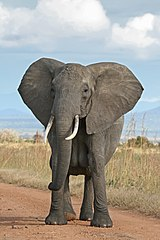
#> input picture DataEngineering/_DataScience/tools/numpy/data/elephant.jpg, 160 x 240 px
$ jupyter execute --allow-errors _numpy.ipynb   (shell and % lines are left out)
#> lines starting #> are read from the running program, lines starting #| are printed output that depends on the picture
# NumPy
* http://www.numpy.org/

# 资源

- [Scipy Lecture Notes](www.scipy-lectures.org), 2015 Edition.

# 导入

[cell 1]
import numpy as np

# array对象

## 创建数组

[cell 2]
# 1-D
a = np.array([0,1,2,3])
a

[cell 3]
a.ndim, a.shape, len(a)

[cell 4]
# 2-D, 3-D, ...
b = np.array([[0,1,2], [3,4,5]]) # 2 X 3
b

[cell 5]
b.ndim, b.shape, len(b)

[cell 6]
c = np.array([ [[1], [2]], [[3], [4]] ]) # 2 X 2 X 1
c

[cell 7]
c.shape

### 创建数组的函数

- arange
- linspace
- ones
- zeros
- eye
- diag
- random

[cell 8]
a = np.arange(10)
a

[cell 9]
b = np.arange(1, 9, 2) # 指定步长
b

[cell 10]
c = np.linspace(0, 1, 6)
c

[cell 11]
d = np.linspace(0, 1, 5, endpoint=False)
d

[cell 12]
np.ones((3, 3))

[cell 13]
np.zeros((2, 2))

[cell 14]
np.eye(3)

[cell 15]
np.diag(np.array([1,2,3,4]))

[cell 16]
np.random.rand(4) # [0,1]均匀分布

[cell 17]
np.random.randn(4) # 高斯分布

[cell 18]
np.random.seed(1234) # 指定随机数种子
np.random.rand(4)

[cell 19]
np.random.seed(1234)
np.random.rand(4)

### maskedarray

[cell 20]
x = np.ma.array([1,2,3,4], mask=[0,1,0,1])
x

[cell 21]
x + 1

[cell 22]
x[1]

[cell 23]
np.ma.sqrt([1,-1,2,-2])

## 数据类型

[cell 24]
a = np.array([1,2,3])
a.dtype

[cell 25]
b = np.array([1., 2., 3.])
b.dtype

[cell 26]
c = np.array([1,2,3], dtype=float) # int32, int64, uint32, uint64
c.dtype

[cell 27]
np.array([1+2j, 3+4j, 5+6j]).dtype

[cell 28]
np.array([True, False, False, True]).dtype

[cell 29]
np.array(['Bonjour', 'Hello', '你好']).dtype

[cell 30]
## 转型
np.array([1,2,3]) + 1.5

[cell 31]
a = np.array([1.7, 1.2, 1.6])
b = a.astype(int) # 截断为整数
b

[cell 32]
## 不同数据类型的大小
# int8, int16, int32, int64
# uint8, uint16, uint32, uint64
np.iinfo(np.int32).max, np.iinfo(np.uint32).max

[cell 33]
# float16, float32, float64, float96, float128
np.finfo(np.float32).eps, np.finfo(np.float64).eps

[cell 34]
# complex64, complex128, complex192, complex256
np.array([0, 1], dtype=complex)

### 结构数据类型

[cell 35]
samples = np.zeros((6,), dtype=[('sensor_code', 'U4'),
                               ('position', float),
                               ('value', float)])
samples

[cell 36]
samples.ndim, samples.shape, samples.dtype.names

[cell 37]
samples[:] = [('ALFA', 1, 0.37),
             ('BETA', 1, 0.11),
             ('TAU', 1, 0.13),
             ('ALFA', 1.5, 0.37),
             ('ALFA', 3, 0.11),
             ('TAU', 1.2, 0.13)]
samples

[cell 38]
samples['sensor_code']

[cell 39]
samples['value']

[cell 40]
samples[0]

[cell 41]
samples[0]['sensor_code'] = 'TAU'
samples[0]

[cell 42]
samples[['position', 'value']]

[cell 43]
samples[samples['sensor_code'] == 'ALFA']

## 可视化

[cell 44]
import matplotlib.pyplot as plt

[cell 45]
x = np.linspace(0, 3, 20)
y = np.linspace(0, 9, 20)
plt.plot(x, y)
plt.plot(x, y, 'o')
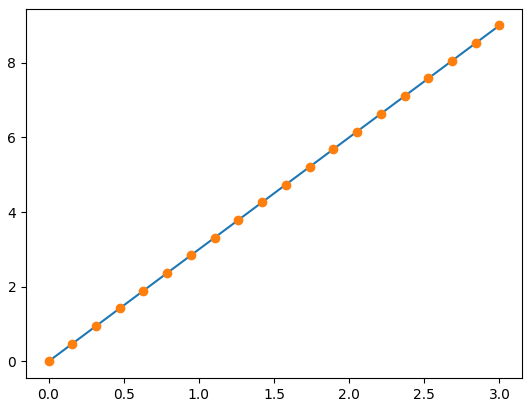
#> figure drawn by matplotlib, 1 panel; curve peaks at x = 3, y = 9; curve peaks at x = 3, y = 9

[cell 46]
image = np.random.rand(30, 30)
plt.imshow(image, cmap=plt.cm.hot)
plt.colorbar()
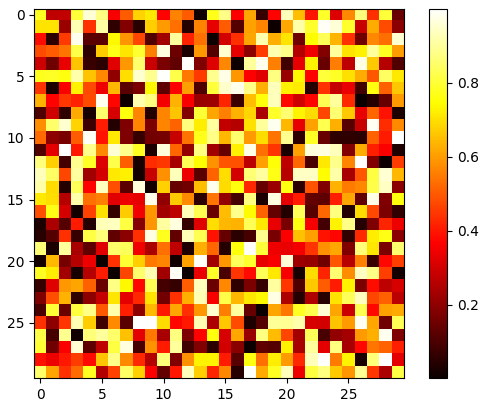
#> figure drawn by matplotlib, 2 panels

## 索引和切片

[cell 47]
a = np.arange(10)
a

[cell 48]
a[0], a[2], a[-1]

[cell 49]
# 带步长
a[::2], a[::-1]

[cell 50]
a[2:9:3] # [start:end:step]

[cell 51]
a[1:3], a[::2], a[3:]

[cell 52]
a = np.diag(np.arange(3))
a

[cell 53]
a[1,1]

[cell 54]
a[2,1] = 10 # 赋值
a

[cell 55]
a[1]

[cell 56]
a = np.arange(56).reshape(7, 8)
a

[cell 57]
a[0, 3:5]

[cell 58]
a[4:, 4:]

[cell 59]
a[:, 2]

### 使用布尔掩码索引

[cell 60]
np.random.seed(3)
a = np.random.randint(0, 21, 15)
a

[cell 61]
mask = a % 3 == 0
a[mask]

[cell 62]
a[a % 3 == 0] = -1 # 赋值
a

### 使用整数数组索引

[cell 63]
a = np.arange(0, 100, 10)
a

[cell 64]
a[[2,3,2,4,2]] # Python列表

[cell 65]
a[[9, 7]] = -100 # 赋值
a

[cell 66]
a = np.arange(10)
idx = np.array([[3, 4], [9, 2]])
a, idx, a.shape, idx.shape

[cell 67]
a[idx] # 按索引数组形状

## 拷贝和视图

- 切片操作创建原始数组的实体

[cell 68]
a = np.arange(10)
b = a[::2] # 视图
np.may_share_memory(a, b) # 是否共享内存

[cell 69]
b[0] = 12 # 元素都改变
np.may_share_memory(a, b), a, b

[cell 70]
a = np.arange(10)
c = a[::2].copy() # 拷贝
c[0] = 12 # 只修改拷贝
np.may_share_memory(a, c), a, c

# array上数值操作

## 元素级操作

[cell 71]
# 标量
a = np.array([1,2,3,4])

a, a + 1, 2 ** a

[cell 72]
# 算术
a = np.array([1,2,3,4])
b = np.ones(4) + 1

a - b, a * b

[cell 73]
j = np.arange(5)
2 ** (j+1) - j

[cell 74]
# 比较
a = np.array([1,2,3,4])
b = np.array([4,2,2,4])

a == b, a > b

[cell 75]
# 数组级比较
a = np.array([1,2,3,4])
b = np.array([4,2,2,4])
c = np.array([1,2,3,4])

np.array_equal(a, b), np.array_equal(a, c)

[cell 76]
# 逻辑操作
a = np.array([1,1,0,1], dtype=bool)
b = np.array([1,0,1,0], dtype=bool)

np.logical_or(a, b), np.logical_and(a, b)

[cell 77]
# 超越函数
a = np.arange(5)

np.sin(a), np.log(a), np.exp(a)

[cell 78]
# 形状不匹配时

#a = np.arange(4)
#a + np.array([1,2])

[cell 79]
# 转置

a = np.triu(np.ones((3,3)), 1)
a, a.T

## 规约操作

[cell 80]
# 求和
x = np.array([1,2,3,4])
np.sum(x), x.sum()

[cell 81]
# 按行或列求和
x = np.array([[1,1], [2,2]])
x, x.sum()

[cell 82]
x.sum(axis=0) # 列: 第一维度

[cell 83]
x[:, 0].sum(), x[:, 1].sum()

[cell 84]
x.sum(axis=1) # 行: 第二维度

[cell 85]
x[0, :].sum(), x[1, :].sum()

[cell 86]
x = np.random.rand(2,2,2)
x

[cell 87]
x.sum(axis=2)

[cell 88]
x[0,0,:].sum(), x[0,1,:].sum(),x[1,0,:].sum(), x[1,1,:].sum()

[cell 89]
# 极值
x = np.array([1,3,2])
x.min(), x.max(), x.argmin(), x.argmax()

[cell 90]
# 逻辑操作
np.all([True, True, False]), np.any([True, True, False])

[cell 91]
# 统计量
x = np.array([1,2,3,1])
y = np.array([[1,2,3], [5,6,1]])

# 均值, 中位数, 最后一个维度的中位数, 标准差
x.mean(), np.median(x), np.median(y, axis=-1), x.std()

## 广播

[cell 92]
a = np.tile(np.arange(0,40,10), (3,1)).T
b = np.tile(np.array([[0],[1],[2]]), (4)).T
a, b

[cell 93]
help(np.tile)

[cell 94]
a.shape, b.shape, a + b # 4X3 + 4X3

[cell 95]
bb = np.array([0,1,2]) # 1 X 3
bb.shape, a + bb # 4X3 + 1X3

[cell 96]
aa = np.array([[0], [10], [20], [30]]) # 4 X 1
aa.shape, aa + b # 4X1 + 4X3

[cell 97]
aa + bb # 4X1 + 1X3

[cell 98]
mileposts = np.array([0, 198, 303, 736, 871, 1175, 1475, 1544, 1913, 2448])
distance_array = np.abs(mileposts - mileposts[:, np.newaxis])
mileposts, mileposts[:, np.newaxis], distance_array

## 数组形状操作

[cell 99]
# 平坦化
a = np.array([[1,2,3], [4,5,6]])
a.ravel(), a.T, a.T.ravel() # 最后一个维度先拆出

[cell 100]
# 调整形状

a = np.array([[1,2,3], [4,5,6]])
b = a.ravel()
a.shape, b.shape

[cell 101]
a.reshape((3, -1)) # -1: 自动推导出

[cell 102]
help(np.reshape)

[cell 103]
# 添加一个维度
z = np.array([1,2,3])
z, z[:, np.newaxis], z[np.newaxis, :]

[cell 104]
# 维度洗牌
a = np.arange(4*3*2).reshape(4,3,2)
a.shape, a

[cell 105]
b = a.transpose(1, 2, 0)
b.shape, b

[cell 106]
# 调整大小
a = np.arange(4)
a.resize((8,))
a

## 排序

[cell 107]
a = np.array([[4,3,5], [1,2,2]])
b = np.sort(a, axis=1)
a, b

[cell 108]
# 原位替换
a.sort(axis=1)
a

[cell 109]
# 使用索引
a = np.array([4,3,1,2])
j = np.argsort(a)
j, a[j]

[cell 110]
# 最小值, 最大值
a = np.array([4,3,1,2])
j_max = np.argmax(a)
j_min = np.argmin(a)
j_max, j_min, a[j_max], a[j_min]

# 高级操作

## 多项式

$3x^{2} + 2x - 1$

[cell 111]
p = np.poly1d([3, 2, -1])
p

[cell 112]
p(0), p.roots, p.order

[cell 113]
x = np.linspace(0,1,20)
y = np.cos(x) + 0.3*np.random.rand(20)

p = np.poly1d(np.polyfit(x,y,3)) # 多项式拟合
t = np.linspace(0,1,200)
plt.plot(x,y,'o', t, p(t), '-')
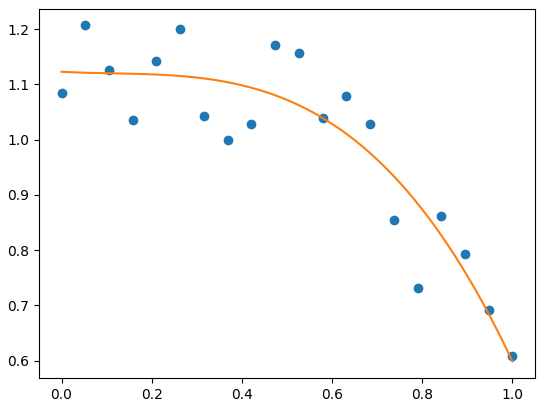
#> figure drawn by matplotlib, 1 panel; curve peaks at x = 0.0526, y = 1.21; curve peaks at x = 0, y = 1.12

[cell 114]
p = np.polynomial.Polynomial([-1, 2, 3])
p

[cell 115]
p(0), p.roots(), p.degree()

[cell 116]
x = np.linspace(-1,1,2000)
y = np.cos(x) + 0.3*np.random.rand(2000)
p = np.polynomial.Chebyshev.fit(x,y, 90) # 拟合

t = np.linspace(-1,1,2000)
plt.plot(x,y,'r.', t, p(t), 'k-')
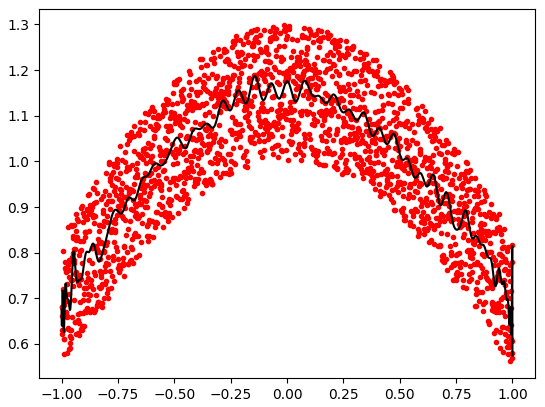
#> figure drawn by matplotlib, 1 panel; curve peaks at x = -0.0135, y = 1.3; curve peaks at x = -0.143, y = 1.19

## 加载数据文件

[cell 117]
# 文本文件
data = np.array([[1900, 30000, 4000, 48300],
                [1901, 47200, 6100, 48200],
                [1902, 70200, 9800, 41500]])
file_path = 'data/population.txt'
np.savetxt(file_path, data)
#> (the rest of this cell did not finish here and is left out)

[cell 118]
# 图片
img = plt.imread('data/elephant.jpg')
#> img is the input picture: shape (240, 160, 3); mean R, G, B 159.5, 153.3, 143.3
img.shape, img.dtype

[cell 119]
plt.imshow(img)
plt.savefig('data/plot.png')

[cell 120]
plt.imsave('data/plot2.png', img[:,:,0], cmap=plt.cm.gray)
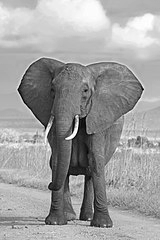
#> saved as plot2.png: shape (240, 160, 3); min 0, max 255, mean 159.4
